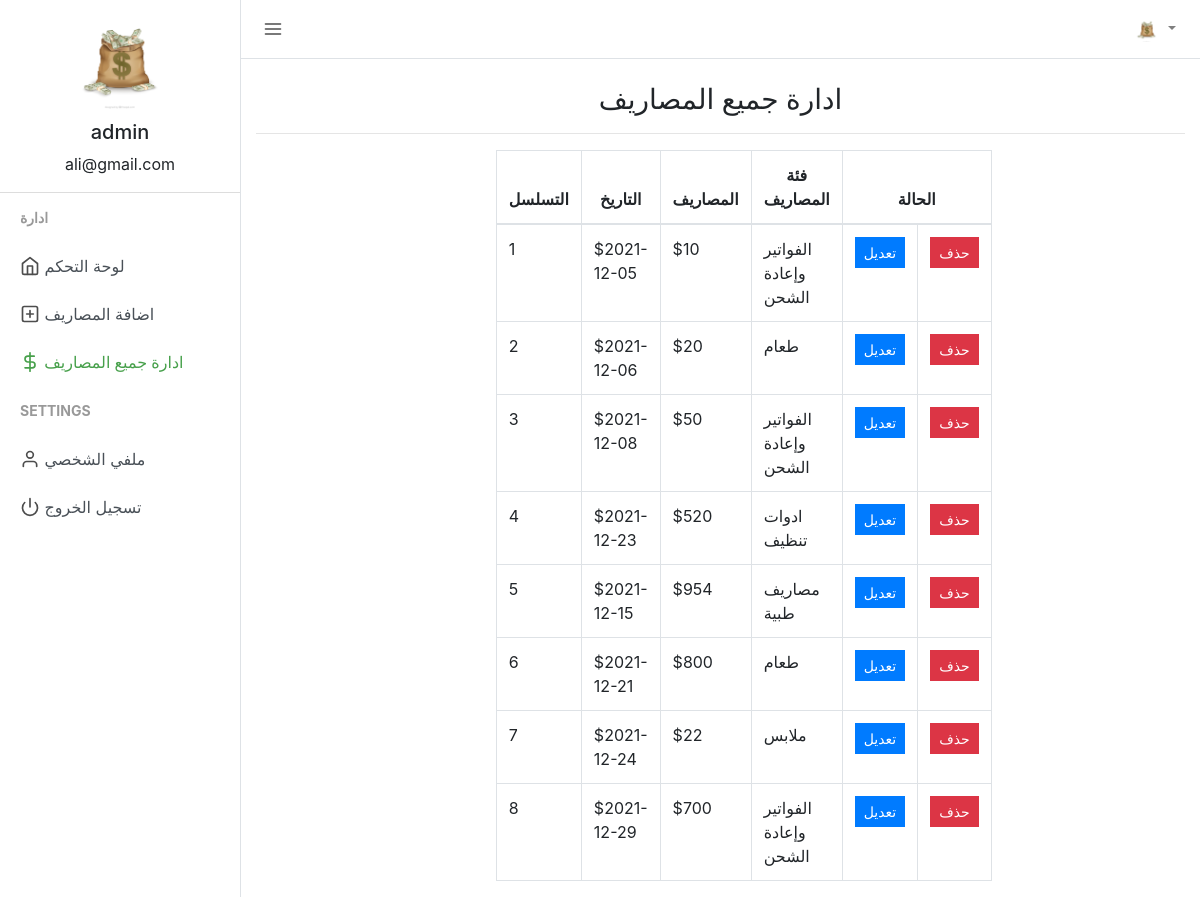
Page /manage_expense.php (signed in) on the committed database.
### tables this page shows
CREATE TABLE `users` (
  `user_id` int(11) NOT NULL,
  `firstname` varchar(50) NOT NULL,
  `lastname` varchar(25) NOT NULL,
  `email` varchar(50) NOT NULL,
  `profile_path` varchar(50) NOT NULL DEFAULT 'default_profile.png',
  `password` varchar(50) NOT NULL,
  `trn_date` datetime NOT NULL
);

CREATE TABLE `expenses` (
  `expense_id` int(20) NOT NULL,
  `user_id` varchar(15) NOT NULL,
  `expense` int(20) NOT NULL,
  `expensedate` varchar(15) NOT NULL,
  `expensecategory` varchar(50) NOT NULL
);

### session.php (called while the page is built, shortened)
<?php
include("config.php");
$sess_email = $_SESSION["email"];
$sql = "SELECT user_id, firstname, lastname, email, profile_path FROM users WHERE email = '$sess_email'";
$result = $con->query($sql);
if ($result->num_rows > 0) {
  while($row = $result->fetch_assoc()) {
    $userid=$row["user_id"];
    $username =$row["firstname"]." ".$row["lastname"];
    $useremail=$row["email"];
    $userprofile="uploads/".$row["profile_path"];
  }
} else {
    $userid="GHX1Y2";
    $username ="Jhon Doe";
    $useremail="mailid@domain.com";
    $userprofile="Uploads/default_profile.png";
}
?>

### manage_expense.php (the view, shortened to what this page needs)
<?php
include("session.php");
$exp_fetched = mysqli_query($con, "SELECT * FROM expenses WHERE user_id = '$userid'");
?>
<!DOCTYPE html>
<html lang="en">
<head>
    <link href="css/bootstrap.min.css" rel="stylesheet">
    <link href="css/style.css" rel="stylesheet">
</head>
<body>
    <div class="d-flex" id="wrapper">
        <div class="border-right" id="sidebar-wrapper">
            <div class="user">
                <img class="img img-fluid rounded-circle" src="<?php echo $userprofile ?>" width="120">
                <h5><?php echo $username ?></h5>
                <p><?php echo $useremail ?></p>
            </div>
            <div class="sidebar-heading">ادارة</div>
            <div class="list-group list-group-flush">
                <a href="index.php" class="list-group-item list-group-item-action"><span data-feather="home"></span> لوحة التحكم</a>
                <a href="add_expense.php" class="list-group-item list-group-item-action "><span data-feather="plus-square"></span> اضافة المصاريف</a>
                <a href="manage_expense.php" class="list-group-item list-group-item-action sidebar-active"><span data-feather="dollar-sign"></span> ادارة جميع المصاريف</a>
            </div>
            <div class="sidebar-heading">Settings </div>
            <div class="list-group list-group-flush">
                <a href="profile.php" class="list-group-item list-group-item-action "><span data-feather="user"></span> ملفي الشخصي</a>
                <a href="logout.php" class="list-group-item list-group-item-action "><span data-feather="power"></span> تسجيل الخروج</a>
            </div>
        </div>
        <div id="page-content-wrapper">
            <nav class="navbar navbar-expand-lg navbar-light  border-bottom">
                <button class="toggler" type="button" id="menu-toggle" aria-expanded="false">
                    <span data-feather="menu"></span>
                </button>
                <div class="collapse navbar-collapse" id="navbarSupportedContent">
                    <ul class="navbar-nav ml-auto mt-2 mt-lg-0">
                        <li class="nav-item dropdown">
                            <a class="nav-link dropdown-toggle" href="#" id="navbarDropdown" role="button" data-toggle="dropdown" aria-haspopup="true" aria-expanded="false">
                                <img class="img img-fluid rounded-circle" src="<?php echo $userprofile ?>" width="25">
                            </a>
                        </li>
                    </ul>
                </div>
            </nav>
            <div class="container-fluid">
                <h3 class="mt-4 text-center">ادارة جميع المصاريف </h3>
                <hr>
                <div class="row justify-content-center">
                    <div class="col-md-6">
                        <table class="table table-hover table-bordered">
                            <thead>
                                <tr class="text-center">
                                    <th>التسلسل</th>
                                    <th>التاريخ</th>
                                    <th>المصاريف</th>
                                    <th>فئة المصاريف</th>
                                    <th colspan="2">الحالة</th>
                                </tr>
                            </thead>
                            <?php $count=1; while ($row = mysqli_fetch_array($exp_fetched)) { ?>
                                <tr>
                                    <td><?php echo $count;?></td>
                                    <td>$<?php echo $row['expensedate']; ?></td>
                                    <td><?php echo '$'.$row['expense']; ?></td>
                                    <td><?php echo $row['expensecategory']; ?></td>
                                    <td class="text-center">
                                        <a href="add_expense.php?edit=<?php echo $row['expense_id']; ?>" class="btn btn-primary btn-sm" style="border-radius:0%;">تعديل</a>
                                    </td>
                                    <td class="text-center">
                                        <a href="add_expense.php?delete=<?php echo $row['expense_id']; ?>" class="btn btn-danger btn-sm" style="border-radius:0%;">حذف</a>
                                    </td>
                                </tr>
                            <?php $count++; } ?>
                        </table>
                    </div>
                </div>
            </div>
        </div>
    </div>
</body>
</html>

### css/style.css (style rules this page uses)
body { background-color: #efefef; }
.feather { width: 20px; height: 20px; stroke: #4d4d4d; stroke-width: 2; stroke-linecap: round; stroke-linejoin: round; fill: none; vertical-align: text-bottom; }
.list-group { background-color: #ffffff; }
.list-group-item { border: none; }
.user { text-align: center; border-bottom: 1px solid #ddd; }
.user img { padding: 10px; }
.toggler { color: #000; background-color: #fff; border: none; outline: none; }
.sidebar-active { color: #47a04b; font-weight: 500; }
.sidebar-active .feather { stroke: #47a04b; font-weight: 500; }
#wrapper { overflow-x: hidden; background-color: #fff; }
#sidebar-wrapper { min-height: 100vh; margin-left: -15rem; -webkit-transition: margin 0.25s ease-out; -moz-transition: margin 0.25s ease-out; -o-transition: margin 0.25s ease-out; transition: margin 0.25s ease-out; }
#sidebar-wrapper .sidebar-heading { padding: 0.875rem 1.25rem; font-size: 14px; font-weight: bold; text-transform: uppercase; color: #999; }
#sidebar-wrapper .list-group { width: 15rem; }
#page-content-wrapper { min-width: 100vw; }
@media (min-width: 768px) { #sidebar-wrapper { margin-left: 0; } }
@media (min-width: 768px) { #page-content-wrapper { min-width: 0; width: 100%; } }
.container-fluid { margin-right: 20px; }

### rows in the picture
users: profile_path (picture), username "admin", email "ali@gmail.com"
expenses: expensedate "2021-12-05", expense "10", expensecategory "الفواتير وإعادة الشحن"
expenses: expensedate "2021-12-06", expense "20", expensecategory "طعام"
expenses: expensedate "2021-12-08", expense "50", expensecategory "الفواتير وإعادة الشحن"
expenses: expensedate "2021-12-23", expense "520", expensecategory "ادوات تنظيف"
expenses: expensedate "2021-12-15", expense "954", expensecategory "مصاريف طبية"
expenses: expensedate "2021-12-21", expense "800", expensecategory "طعام"
expenses: expensedate "2021-12-24", expense "22", expensecategory "ملابس"
expenses: expensedate "2021-12-29", expense "700", expensecategory "الفواتير وإعادة الشحن"
